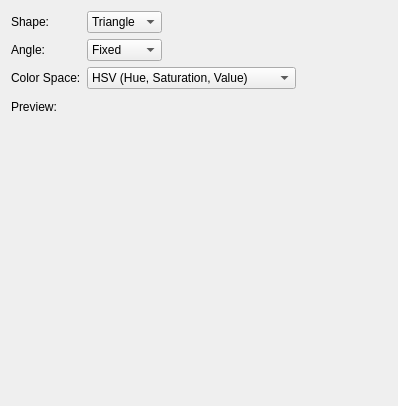
          <widget class="QWidget" name="colorwheelPage">
           <property name="sizePolicy">
            <sizepolicy hsizetype="Preferred" vsizetype="Expanding">
             <horstretch>0</horstretch>
             <verstretch>0</verstretch>
            </sizepolicy>
           </property>
           <layout class="QFormLayout">
            <property name="fieldGrowthPolicy">
             <enum>QFormLayout::ExpandingFieldsGrow</enum>
            </property>
            <item row="0" column="0">
             <widget class="QLabel" name="colorwheelShapeLabel">
              <property name="text">
               <string>Shape:</string>
              </property>
             </widget>
            </item>
            <item row="0" column="1">
             <widget class="QComboBox" name="colorwheelShapeBox">
              <item>
               <property name="text">
                <string>Triangle</string>
               </property>
              </item>
              <item>
               <property name="text">
                <string>Square</string>
               </property>
              </item>
             </widget>
            </item>
            <item row="1" column="0">
             <widget class="QLabel" name="colorwheelAngleLabel">
              <property name="text">
               <string>Angle:</string>
              </property>
             </widget>
            </item>
            <item row="1" column="1">
             <widget class="QComboBox" name="colorwheelAngleBox">
              <item>
               <property name="text">
                <string>Fixed</string>
               </property>
              </item>
              <item>
               <property name="text">
                <string>Rotating</string>
               </property>
              </item>
             </widget>
            </item>
            <item row="2" column="0">
             <widget class="QLabel" name="colorwheelSpaceLabel">
              <property name="text">
               <string>Color Space:</string>
              </property>
             </widget>
            </item>
            <item row="2" column="1">
             <widget class="QComboBox" name="colorwheelSpaceBox">
              <item>
               <property name="text">
                <string>HSV (Hue, Saturation, Value)</string>
               </property>
              </item>
              <item>
               <property name="text">
                <string>HSL (Hue, Saturation, Lightness)</string>
               </property>
              </item>
              <item>
               <property name="text">
                <string>Lch (Luminance, Chroma, Hue)</string>
               </property>
              </item>
             </widget>
            </item>
            <item row="3" column="1">
             <widget class="color_widgets::ColorWheel" name="colorwheel" native="true">
              <property name="sizePolicy">
               <sizepolicy hsizetype="Minimum" vsizetype="Minimum">
                <horstretch>0</horstretch>
                <verstretch>0</verstretch>
               </sizepolicy>
              </property>
              <property name="minimumSize">
               <size>
                <width>300</width>
                <height>300</height>
               </size>
              </property>
             </widget>
            </item>
            <item row="3" column="0">
             <widget class="QLabel" name="colorwheelPreviewLabel">
              <property name="text">
               <string>Preview:</string>
              </property>
             </widget>
            </item>
           </layout>
          </widget>
